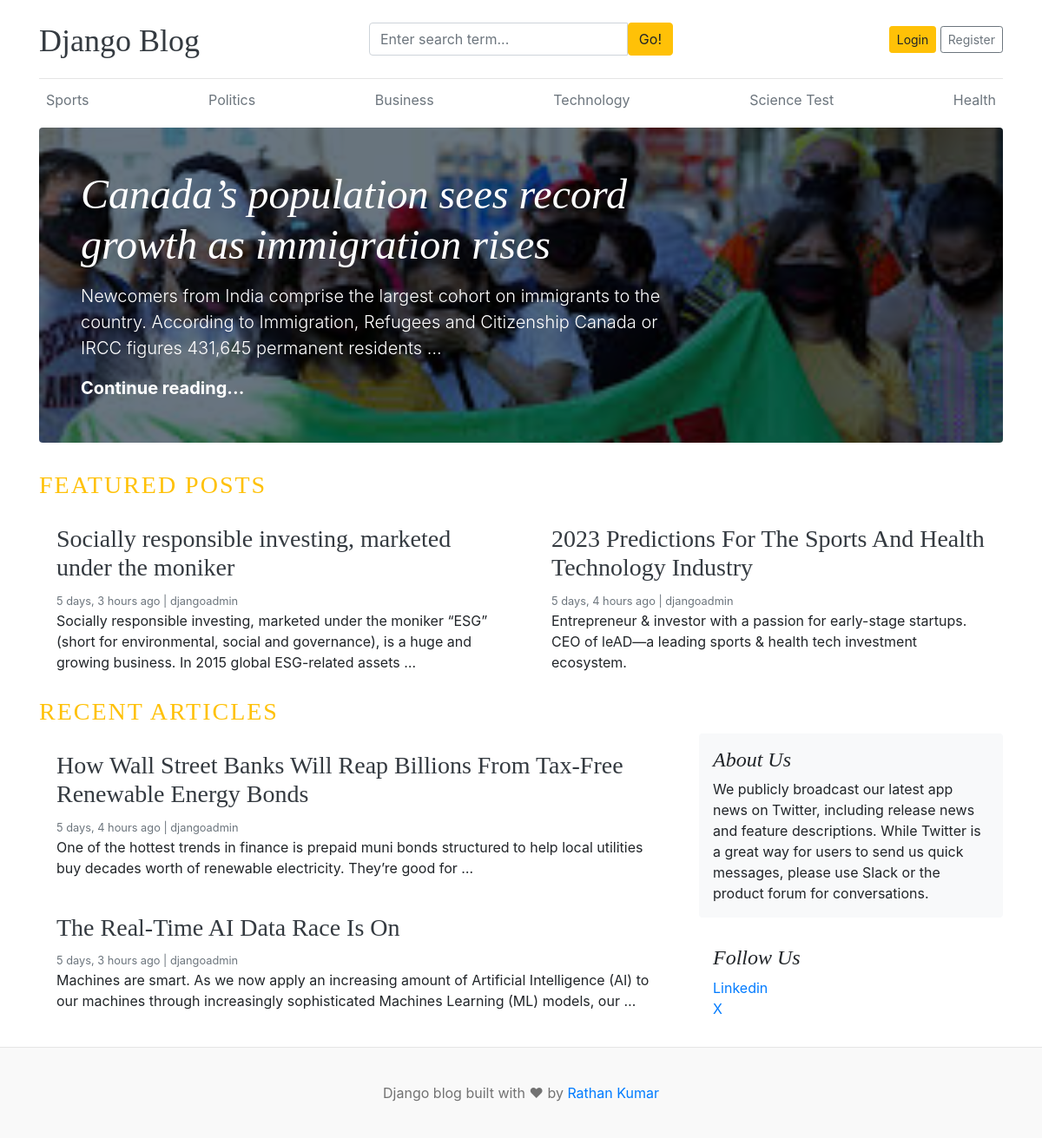
The page / on the database its author committed.
### blogs/models.py (models this page shows, shortened)
class Category(models.Model):
    category_name=models.CharField(max_length=50,unique=True)
    created_at=models.DateTimeField(auto_now_add=True)
    updated_at=models.DateTimeField(auto_now=True)
    class Meta:
        verbose_name_plural = 'categories'

class Blog(models.Model):
    title=models.CharField(max_length=100)
    slug=models.SlugField(max_length=150, unique=True,blank=True)
    category=models.ForeignKey(Category,on_delete=models.CASCADE)
    author=models.ForeignKey(User,on_delete=models.CASCADE)
    featured_image=models.ImageField(upload_to='uploads/%Y/%m/%d')
    short_description=models.TextField(max_length=500)
    blog_body=models.TextField(max_length=2000)
    status=models.CharField(max_length=20,choices=STATUS_CHOICES,default="Draft")
    is_featured=models.BooleanField(default=False)
    created_at=models.DateTimeField(auto_now_add=True)
    updated_at=models.DateTimeField(auto_now=True)

### assignments/models.py (models this page shows, shortened)
class About(models.Model):
    about_heading = models.CharField(max_length=25)
    about_description = models.TextField(max_length=255)
    created_at = models.DateTimeField(auto_now_add=True)
    updated_at = models.DateTimeField(auto_now=True)
    class Meta:
        verbose_name_plural = 'About'

class SocialLink(models.Model):
    platform = models.CharField(max_length=25)
    link = models.URLField(max_length=100)
    created_at = models.DateTimeField(auto_now_add=True)
    updated_at = models.DateTimeField(auto_now=True)

### blog_main/views.py (the view)
# urls.py: 2. Add a URL to urlpatterns:  path('', views.home, name='home')
def home(request):
    featured_posts=Blog.objects.filter(is_featured=True,status='Published').order_by('-updated_at')
    posts=Blog.objects.filter(is_featured=False,status='Published')
    about= About.objects.get(pk=1)
    context={
        'featured_posts':featured_posts,
        'posts':posts,
        'about':about,
    }
    return render(request,'home.html',context)

### blogs/context_processors.py (called while the page is built)
def get_categories(request):
    categories = Category.objects.all()
    return dict(categories=categories)

def get_social_links(request):
    social_links = SocialLink.objects.all()
    return dict(social_links=social_links)

### templates/home.html
{% extends 'base.html' %}
      {% block content %}
      {% for post in featured_posts %}
      {% if forloop.first %}
      <div
        class="jumbotron p-3 p-md-5 text-white rounded bg-dark"
        style="
          background-image: url({{post.featured_image.url}});
          background-blend-mode: overlay;
          background-size: cover;
        "
      >
        <div class="col-md-8 px-0">
          <h1 class="display-4 font-italic">
            {{post.title}}
          </h1>
          <p class="lead my-3">
            {{post.short_description | truncatewords:25}}
          </p>
          <p class="lead mb-0">
            <a href="{% url 'blogs' post.slug %}" class="text-white font-weight-bold"
              >Continue reading...</a
            >
          </p>
        </div>
      </div>
      {% endif %}
      {% endfor %}
      <h3 class="text-uppercase text-warning" style="letter-spacing: 2px">Featured Posts</h3>
      <div class="row mb-2">
        {% for post in featured_posts %}
          {% if not forloop.first %}
          <div class="col-md-6">
            <div class="card border-0">
              <div class="card-body">
                <h3><a href="{% url 'blogs' post.slug %}" class="text-dark">{{post.title}}</a></h3>
                <small class="mb-1 text-muted">{{post.created_at | timesince }} ago | {{post.author}}</small>
                <p class="card-text">
                  {{post.short_description | truncatewords:25}}
                </p>
              </div>
            </div>
          </div>
          {% endif %}
        {% endfor %}
      </div>
      <h3 class="text-uppercase text-warning" style="letter-spacing: 2px">Recent Articles</h3>
      <main role="main" class="container p-0">
        <div class="row">
          <div class="col-md-8 blog-main">
            {% for post in posts %}
            <div class="card border-0">
              <div class="card-body">
                <h3><a href="{% url 'blogs' post.slug %}" class="text-dark">{{post.title}}</a></h3>
                <small class="mb-1 text-muted">{{post.created_at | timesince }} ago | {{post.author}}</small>
                <p class="card-text">
                  {{post.short_description | truncatewords:25}}
                </p>
              </div>
            </div>
            {% endfor %}
          </div>
          <aside class="col-md-4 blog-sidebar">
            <div class="p-3 mb-3 bg-light rounded">
              <h4 class="font-italic">{{ about.about_heading }}</h4>
              <p class="mb-0">{{ about.about_description }}</p>
            </div>
            {% if social_links %}
            <div class="p-3">
              <h4 class="font-italic">Follow Us</h4>
              <ol class="list-unstyled">
                {% for i in social_links %}
                <li><a href="{{i.link}}" target="_blank">{{i.platform}}</a></li>
                {% endfor %}
              </ol>
            </div>
            {% endif %}
          </aside>
        </div>
      </main>
    </div>
    {% endblock %}

### templates/base.html (shortened to what this page needs)
{% load static %}
<!DOCTYPE html>
<html lang="en">
  <head>
    <link
      href="https://getbootstrap.com/docs/4.0/dist/css/bootstrap.min.css"
      rel="stylesheet"
    />
    <link href="{% static 'css/blog.css' %}" rel="stylesheet" />
    <link rel="stylesheet" href="https://cdnjs.cloudflare.com/ajax/libs/font-awesome/4.7.0/css/font-awesome.min.css">
  </head>
  <body>
    <div class="container">
      <header class="blog-header py-3">
        <div class="row flex-nowrap justify-content-between align-items-center">
          <div class="col-4 pt-1">
            <a class="blog-header-logo text-dark" href="/">Django Blog</a>
          </div>
          <div class="col-4">
            <form action="{% url 'search' %}" method="GET">
              <div class="input-group">
                <input class="form-control" type="text" name="keyword" value="{{ keyword }}" placeholder="Enter search term..." aria-label="Enter search term..." aria-describedby="button-search" />
                <button type="submit" class="btn btn-warning" id="button-search" type="button">Go!</button>
            </div>
            </form>
          </div>
          <div class="col-4 d-flex justify-content-end align-items-center">
            {% if not user.is_authenticated %}
            <a class="btn btn-sm btn-warning" href="{% url 'login' %}">Login</a> &nbsp;
            <a class="btn btn-sm btn-outline-secondary" href="{% url 'register' %}">Register</a>
            {% else %}
            <span><a href="{% url 'dashboard' %}">Dashboard</a></span>
            &emsp;
            <span><a href="{% url 'logout' %}">Logout</a></span>
            {% endif %}
          </div>
        </div>
      </header>
      <div class="nav-scroller py-1 mb-2">
        <nav class="nav d-flex justify-content-between">
          {% for cat in categories %}
          <a class="p-2 text-muted" href="{% url 'posts_by_category' cat.id %}">{{cat.category_name}}</a>
          {% endfor %}
        </nav>
      </div>
 {% block content %}
 {% endblock %}
<footer class="blog-footer">
    <p>Django blog built with &#10084; by <a href="#">Rathan Kumar</a></p>
  </footer>
</body>
</html>

### blog_main/static/css/blog.css (style rules this page uses)
.blog-header { border-bottom: 1px solid #e5e5e5; }
.blog-header-logo { font-family: "Playfair Display", Georgia, "Times New Roman", serif ; font-size: 2.25rem; }
h1, h2, h3, h4, h5, h6 { font-family: "Playfair Display", Georgia, "Times New Roman", serif ; }
.display-4 { font-size: 2.5rem; }
@media (min-width: 768px) { .display-4 { font-size: 3rem; } }
.blog-footer { padding: 2.5rem 0; color: #727272; text-align: center; background-color: #f9f9f9; border-top: 0.05rem solid #e5e5e5; }
.blog-footer p:last-child { margin-bottom: 0; }

### rows shown on the page
Category: category_name "Sports"
Category: category_name "Politics"
Category: category_name "Business"
Category: category_name "Technology"
Category: category_name "Science Test"
Category: category_name "Health"
Blog: featured_image (picture), title "Canada’s population sees record growth as immigration rises", short_description "Newcomers from India comprise the largest cohort on immigrants to the country. According to Immigration, Refugees and Citizenship Canada or IRCC figures 431,645 permanent residents …"
Blog: title "Socially responsible investing, marketed under the moniker", created_at "5 days, 3 hours", author "djangoadmin", short_description "Socially responsible investing, marketed under the moniker “ESG” (short for environmental, social and governance), is a huge and growing business. In 2015 global ESG-related assets …"
Blog: title "2023 Predictions For The Sports And Health Technology Industry", created_at "5 days, 4 hours", author "djangoadmin", short_description "Entrepreneur & investor with a passion for early-stage startups. CEO of leAD—a leading sports & health tech investment ecosystem."
Blog: title "How Wall Street Banks Will Reap Billions From Tax-Free Renewable Energy Bonds", created_at "5 days, 4 hours", author "djangoadmin", short_description "One of the hottest trends in finance is prepaid muni bonds structured to help local utilities buy decades worth of renewable electricity. They’re good for …"
Blog: title "The Real-Time AI Data Race Is On", created_at "5 days, 3 hours", author "djangoadmin", short_description "Machines are smart. As we now apply an increasing amount of Artificial Intelligence (AI) to our machines through increasingly sophisticated Machines Learning (ML) models, our …"
About: about_heading "About Us", about_description "We publicly broadcast our latest app news on Twitter, including release news and feature descriptions. While Twitter is a great way for users to send us quick messages, please use Slack or the product forum for conversations."
SocialLink: platform "Linkedin"
SocialLink: platform "X"
